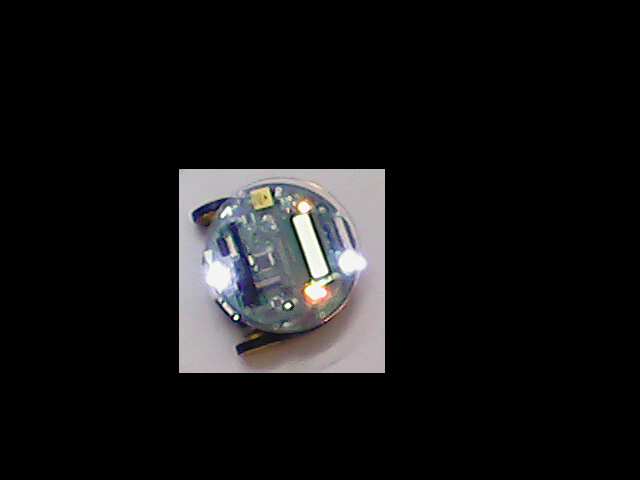
#> input picture MAIN/new2.jpg, 640 x 480 px
$ python -i detectmax_bot.py   (imports and definitions only)
#> lines starting #> are read from the running program, lines starting #| are printed output that depends on the picture; after the words box and inside, x2 and y2 are one past the last pixel; in counts of white or black regions, pixels touching at a corner belong together
import cv2
import numpy as np

def detect_max_area_contour(s):
#> called with s = 'new2.jpg'
	low_t = (200,200,200)
	high_t = (255,255,255)
	img = cv2.imread(s)
#> img is the input picture: shape (480, 640, 3); mean B, G, R 20.5, 20, 20.4

	new_img = cv2.inRange(img,low_t,high_t)
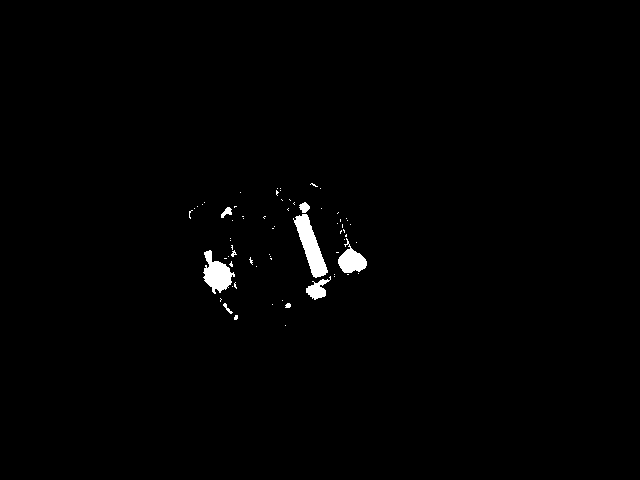
#> new_img: shape (480, 640); 0.95% white; 68 white regions (59 under 20 px)
	# cv2.imshow('1',cv2.imread('new2.jpg'))
	# cv2.imshow('',new_img)

	ret,thresh = cv2.threshold(new_img,127,255,0)
	cnt,hrc = cv2.findContours(thresh, cv2.RETR_TREE,cv2.CHAIN_APPROX_SIMPLE)
#> cnt = 69 contours, 62 with area under 20; largest, box (x1, y1, x2, y2) and area: (293, 214, 328, 278) 884, (203, 250, 235, 294) 677, (338, 238, 367, 273) 476, (306, 276, 331, 300) 234, (299, 202, 310, 213) 66, (221, 207, 232, 218) 49, (223, 303, 233, 314) 22; hrc = 69 rows, first 6: [1, -1, -1, -1], [2, 0, -1, -1], [3, 1, -1, -1], [4, 2, -1, -1], [5, 3, -1, -1], [6, 4, -1, -1]
	# blank_img = np.zeros(img.shape,np.uint8 )
	n = len(cnt)
#> n = 69
	area = []
	for i in range(n):
		area.append(cv2.contourArea(cnt[i]))
#> after the loop, area = 69 values, max 884.5 at index 47, min 0 at index 0, mean 35.98

	m = max(area)
#> m = 884.5


	for i in range(n):
		if cv2.contourArea(cnt[i]) == m :
			rec = i

	return cnt[rec]

>>> result = detect_max_area_contour('new2.jpg')
#> result = contour of 107 points, box (x1, y1, x2, y2) (293, 214, 328, 278), area 884
